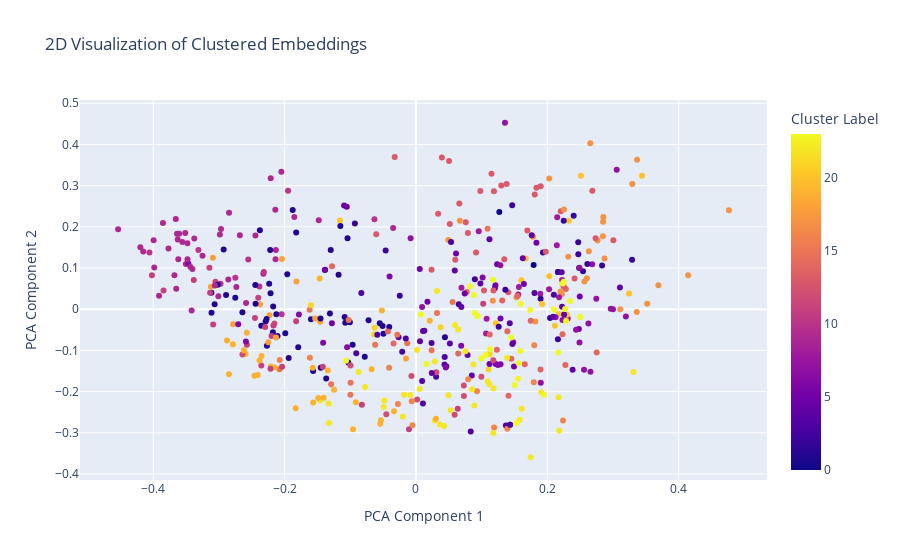

The cell this chart's notebook holds for it:
### Code cell
# Perform PCA to reduce the embeddings to 2 dimensions
pca = PCA(n_components=2)
reduced_embeddings_2d = pca.fit_transform(all_embeddings_array)

# Create a DataFrame for the reduced embeddings with cluster labels and column names
df_embeddings_2d = pd.DataFrame(reduced_embeddings_2d, columns=['PCA1', 'PCA2'])
df_embeddings_2d['ClusterLabel'] = cluster_labels
df_embeddings_2d['Column'] = column_associations

# Create an interactive scatter plot using Plotly Express
fig = px.scatter(df_embeddings_2d, x='PCA1', y='PCA2', color='ClusterLabel', hover_data=['Column'], title='2D Visualization of Clustered Embeddings')

# Customize the layout
fig.update_layout(
    coloraxis_colorbar=dict(title='Cluster Label'),
    xaxis_title='PCA Component 1',
    yaxis_title='PCA Component 2'
)

# Show the plot
fig.show()

### Figure 1 — Plotly figure (JSON) as saved in the notebook; plotly's stock layout.template omitted (floating-point values rounded to 4 significant figures; data arrays with more than 128 entries replaced by an {"elided": "..."} marker saying what was removed)
{"data": [{"customdata": {"elided": "500x1 str values"}, "hovertemplate": "PCA1=%{x}<br>PCA2=%{y}<br>Column=%{customdata[0]}<br>ClusterLabel=%{marker.color}<extra></extra>", "legendgroup": "", "marker": {"color": {"elided": "500 int values"}, "coloraxis": "coloraxis", "symbol": "circle"}, "mode": "markers", "name": "", "orientation": "v", "showlegend": false, "type": "scatter", "x": {"elided": "500 float values"}, "xaxis": "x", "y": {"elided": "500 float values"}, "yaxis": "y"}], "layout": {"coloraxis": {"colorbar": {"title": {"text": "Cluster Label"}}, "colorscale": [[0, "#0d0887"], [0.1111, "#46039f"], [0.2222, "#7201a8"], [0.3333, "#9c179e"], [0.4444, "#bd3786"], [0.5556, "#d8576b"], [0.6667, "#ed7953"], [0.7778, "#fb9f3a"], [0.8889, "#fdca26"], [1, "#f0f921"]]}, "legend": {"tracegroupgap": 0}, "title": {"text": "2D Visualization of Clustered Embeddings"}, "xaxis": {"anchor": "y", "domain": [0, 1], "title": {"text": "PCA Component 1"}}, "yaxis": {"anchor": "x", "domain": [0, 1], "title": {"text": "PCA Component 2"}}}}
